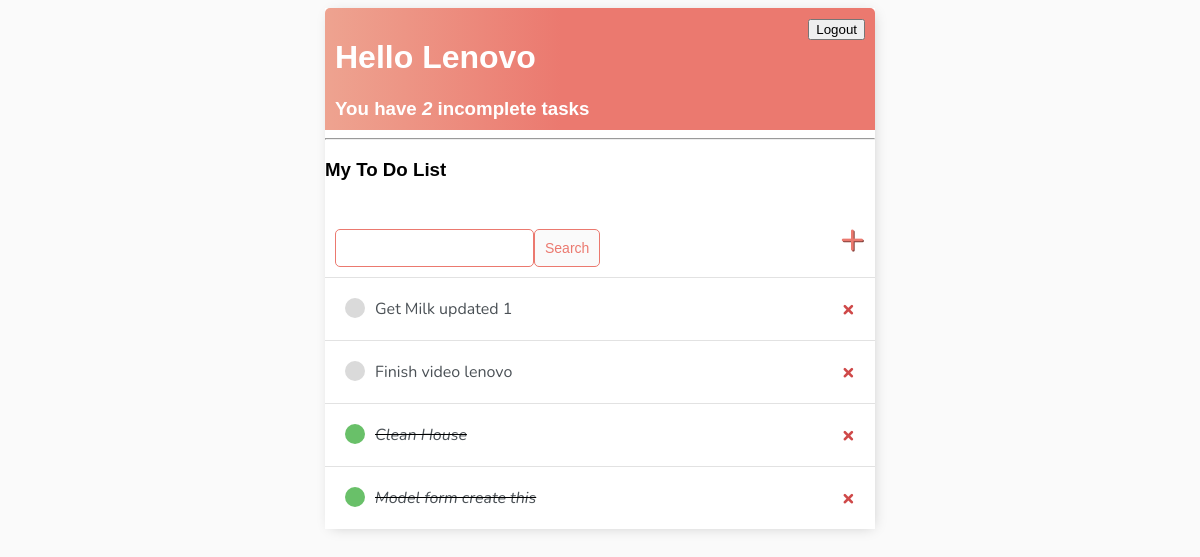
Page / (signed in) on the earlier database version.
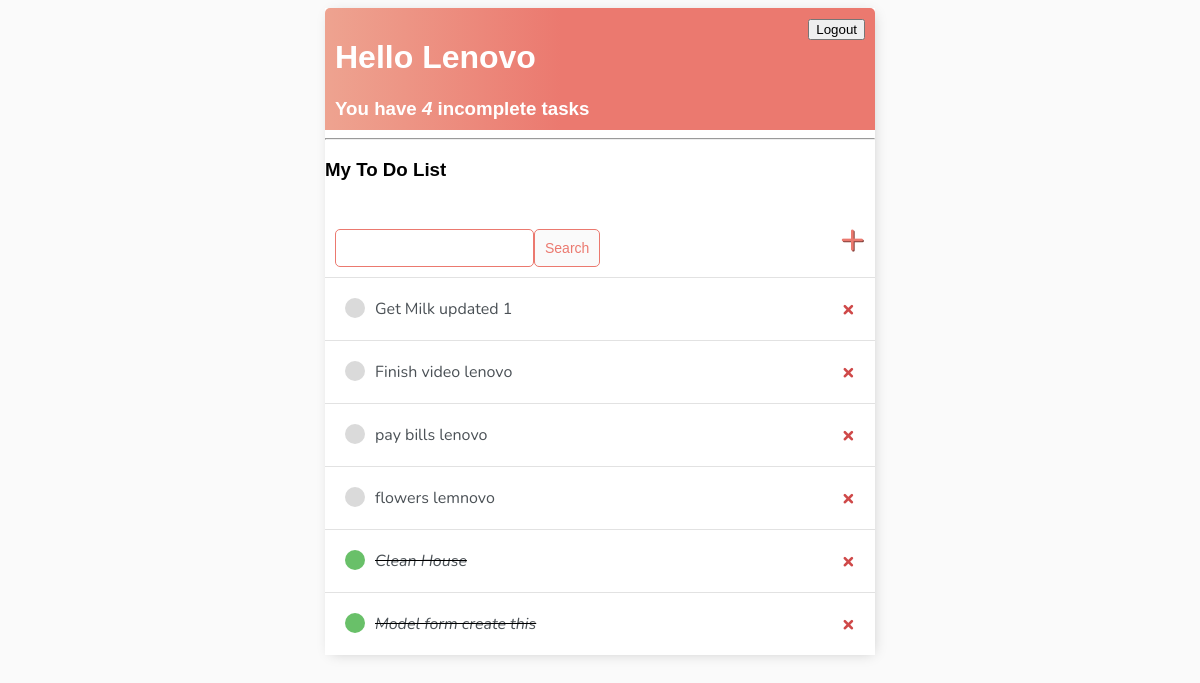
Same page on the later database version.
### base/models.py (models this page shows)
class Task(models.Model):
    user = models.ForeignKey(User, on_delete=models.CASCADE, null=True, blank=True)
    title = models.CharField(max_length=200)
    description = models.TextField(null=True, blank=True)
    complete = models.BooleanField(default=False)
    create = models.DateTimeField(auto_now_add=True)
    def __str__(self):
        return self.title
    class Meta:
        ordering = ['complete']

### base/views.py (the view)
# urls.py: path('', TaskList.as_view(), name='tasks'),
class TaskList(LoginRequiredMixin, ListView):
    model = Task
    context_object_name = 'tasks'
    def get_context_data(self, **kwargs):
        context = super().get_context_data(**kwargs)
        context['tasks'] = context['tasks'].filter(user=self.request.user)
        context['count'] = context['tasks'].filter(complete = False).count()
        search_input = self.request.GET.get('search-area') or ''
        if search_input:
            context['tasks'] = context['tasks'].filter(title__startswith=search_input)
        context['search_input'] = search_input
        return context

### base/templates/base/task_list.html (shortened to what this page needs)
{% extends 'base/main.html' %}
{% block content %}
<div class="header-bar">
    <div>
        <h1>Hello {{request.user|title}}</h1>
        <h3 style="margin:0">You have <i>{{count}}</i> incomplete task{{count|pluralize:"s"}}</h3>
    </div>
    {% if request.user.is_authenticated %}
        <form action="{% url 'logout' %}" method="post">
            <button type="submit">Logout</button>
        </form>
    {% else %}
        <a href="{% url 'login' %}">Login</a>
    {% endif %}
</div>
<hr>
    <h3>My To Do List {{color}}</h3>
<div id="search-add-wrapper">
    <form method="GET" style="margin-top:20px; display:flex;">
        <input type="text" name="search-area" value="{{search_input}}">
        <input class="button" type="submit" value="Search">
    </form>
    <a id="add-link" href="{% url 'task-create' %}">&#x2b;</a>
</div>
<div class="task-items-wrapper">
    {% for task in tasks %}
        <div class="task-wrapper">
            {% if task.complete %}
                <div class="task-title">
                    <div class="task-complete-icon"></div>
                    <i><s><a href="{% url 'task-update' task.id %}">{{task}}</a></s></i>
                </div>
                <a class="delete-link" href="{% url 'task-delete' task.id %}">&#215;</a>
            {% else %}
                <div class="task-title">
                    <div class="task-incomplete-icon"></div>
                    <a href="{% url 'task-update' task.id %}">{{task}}</a>
                </div>
                <a class="delete-link" href="{% url 'task-delete' task.id %}">&#215;</a>
            {% endif %}
        </div>
    {% empty %}
        <h3>No items in List</h3>
    {% endfor %}
</div>
{% endblock content %}

Differences in the rows shown:
added Task: title "pay bills lenovo"
added Task: title "flowers lemnovo"
Other differences:
{{ count }}: "2" → "4"
